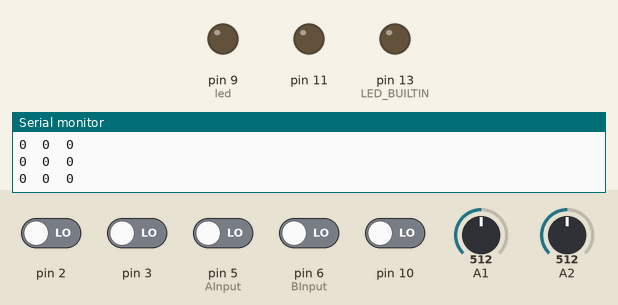
A sketch run on a simulated Arduino Uno, built with avr-gcc and run on an emulated ATmega328P. Parts: output pins drawn as LEDs (lit = HIGH), the last lines printed to the serial monitor. The test bench sets the inputs (shaded band); at power-on: pin 2, pin 3, pin 5 (AInput), pin 6 (BInput), pin 10 LOW, A1 = 512, A2 = 512.

Above: at 1.2 s.
1.3 s: pin 5 (AInput) driven HIGH
At 3.7 s:
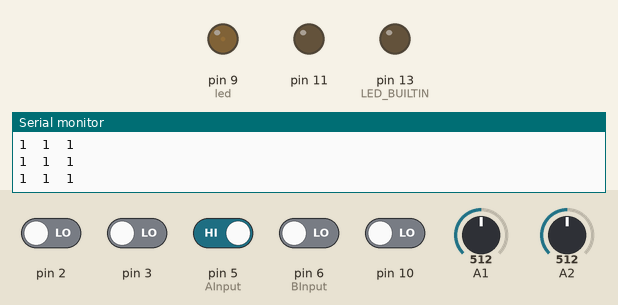
6.5 s: pin 6 (BInput) driven HIGH
At 8.7 s:
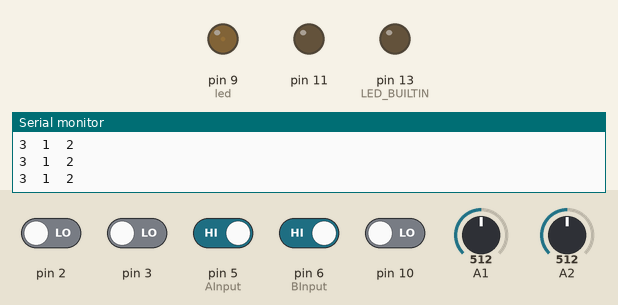
9.0 s: pin 5 (AInput) driven LOW
At 10.8 s:
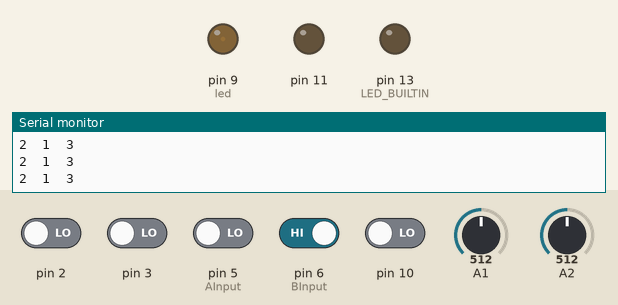
12.0 s: pin 6 (BInput) driven LOW
At 14.2 s:
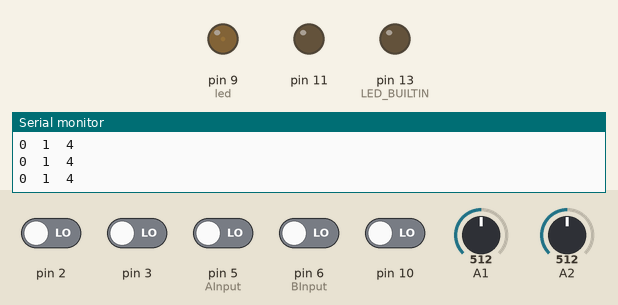
15.0 s: pin 2 driven HIGH and pin 5 (AInput) driven HIGH
At 15.8 s:
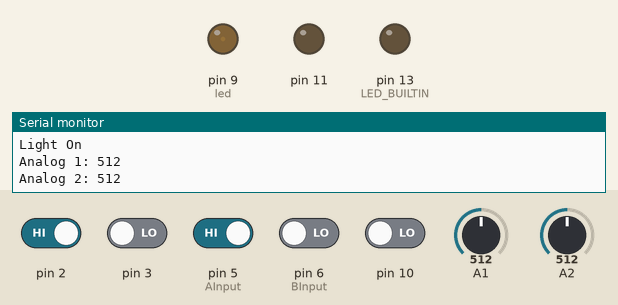
Timing chart, 0 to 18.0 s (numbered marks = the images above; inputs shaded):
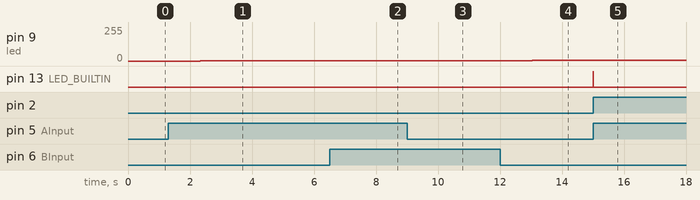

The sketch:

sketch_nov7a.ino
```cpp
unsigned long lastTime = 0;
byte AInput = 5;
byte BInput = 6;
byte lastState = 0;
byte steps = 0;
int led = 9;
int cw = 0;
byte AState = 0;
byte BState = 0;
byte State = 0;

void setup() {
  Serial.begin(9600);
  int X = 0;
  pinMode(2, INPUT);
  pinMode(LED_BUILTIN, OUTPUT);
  Serial.begin(9600);
  pinMode(10, OUTPUT);
  pinMode(10, INPUT);
  pinMode(11, OUTPUT);
  pinMode(11, INPUT);
  pinMode(3, INPUT);
  pinMode(4, INPUT);
  pinMode(5, INPUT);
  pinMode(6, INPUT);
  pinMode(7, INPUT);
  pinMode(8, INPUT);
  pinMode(9, INPUT);
  pinMode(A1, INPUT);
  pinMode(A2, INPUT);
  pinMode(A3, INPUT);
  pinMode(AInput, INPUT);
  pinMode(BInput, INPUT);
}

void loop() {
  if (millis() > lastTime + 5000) {
    Serial.println("Still alive");
    lastTime = millis();
  }

  switch (Serial.read()) {
    case 'A':
      Serial.println("Recieved 'A' on Arduino!");
      break;
  }

  AState = digitalRead(AInput);
  BState = digitalRead(BInput) << 1;
  State = AState | BState;

  if (lastState != State) {
    switch (State) {
      case 0:
        if (lastState == 2) {
          steps++;
          cw = 1;
        } else if (lastState == 1) {
          steps--;
          cw = -1;
        }
        break;
      case 1:
        if (lastState == 0) {
          steps++;
          cw = 1;
        } else if (lastState == 3) {
          steps--;
          cw = -1;
        }
        break;
      case 2:
        if (lastState == 3) {
          steps++;
          cw = 1;
        } else if (lastState == 0) {
          steps--;
          cw = -1;
        }
        break;
      case 3:
        if (lastState == 1) {
          steps++;
          cw = 1;
        } else if (lastState == 2) {
          steps--;
          cw = -1;
        }
        break;
    }


    if (digitalRead(2) == HIGH) {
      digitalWrite(LED_BUILTIN, HIGH);
      Serial.println("Mouse 1");
      digitalWrite(LED_BUILTIN, LOW);
      digitalWrite(10, HIGH);

      if (digitalRead(10) == HIGH) {
        Serial.println("Vibrating");
      }
      digitalWrite(10, LOW);
      digitalWrite(11, HIGH);
      if (digitalRead(11) == HIGH) {
        Serial.println("Light On");
      }
      analogWrite(11, LOW);
    }

    if (digitalRead(3) == HIGH) {
      digitalWrite(LED_BUILTIN, HIGH);
      Serial.println("Mouse 2");
      digitalWrite(LED_BUILTIN, LOW);
      digitalWrite(11, HIGH);
      if (digitalRead(11) == HIGH) {
        Serial.println("Light On");
      }
      analogWrite(11, LOW);
      if (digitalRead(10) == HIGH) {
        Serial.println("Vibrating");
      }
    }


    /*
  if (digitalRead(4) == HIGH) {
    digitalWrite(LED_BUILTIN, HIGH);
    Serial.println("Middle Mouse");
    digitalWrite(LED_BUILTIN, LOW);
    digitalWrite(11, HIGH);
    if (digitalRead(11) == HIGH) {
      Serial.println("Light On");
    }
    analogWrite(11, LOW);
    if (digitalRead(10) == HIGH) {
      Serial.println("Vibrating");
    }
  }

  if (digitalRead(7) == HIGH) {
    digitalWrite(LED_BUILTIN, HIGH);
    Serial.println("Joystick Input");
    digitalWrite(LED_BUILTIN, LOW);
    digitalWrite(10, HIGH);
    if (digitalRead(10) == HIGH) {
      Serial.println("Vibrating");
    }
    digitalWrite(11, HIGH);
    if (digitalRead(11) == HIGH) {
      Serial.println("Light On");
    }
    analogWrite(11, LOW);
  }
    */
    if (analogRead(A1) != 511) {
      Serial.print("Analog 1: ");
      Serial.println(analogRead(A1));
      Serial.println("");
    }
    if (analogRead(A2) != 511) {
      Serial.print("Analog 2: ");
      Serial.println(analogRead(A2));
      Serial.println("");
      delay(1000);  // Wait for 1000 millisecond(s)
    }

    /*
  if (analogRead(A3) < 511) {
    Serial.println("Scrolling Down");
    Serial.println("");
    delay(1000); // Wait for 1000 millisecond(s)
  }
  if (analogRead(A3) > 511) {
    Serial.println("Scrolling Up");
    Serial.println("");
    delay(1000); // Wait for 1000 millisecond(s)
  }
*/
  }
  analogWrite(led, steps);
  lastState = State;
  Serial.print(State);
  Serial.print("\t");
  Serial.print(cw);
  Serial.print("\t");
  Serial.println(steps);
  delay(1);
}
```

Measured:
- after the input at 1.3 s, pin 9 (led): 0/255 → 1/255 after 1.0 s
- after the input at 6.5 s, pin 9 (led): 1/255 → 2/255 after 1.0 s
- after the input at 9.0 s, pin 9 (led): 2/255 → 3/255 after 1.0 s
- after the input at 12.0 s, pin 9 (led): 3/255 → 4/255 after 1.0 s
- after the input at 15.0 s, pin 9 (led): 4/255 → 5/255 after 1.1 s; pin 13 (LED_BUILTIN): LOW → HIGH at once, → LOW 0.01 s later
